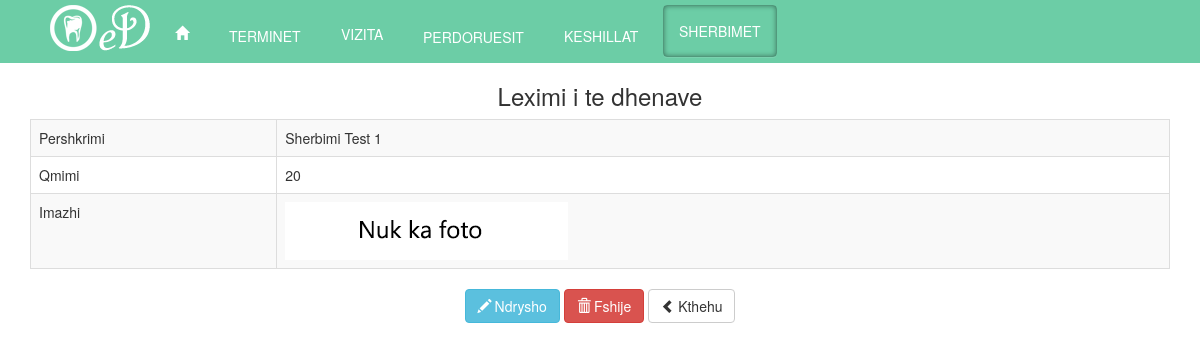
Before: /admin/CRUDsh/read.php?id=8 (signed in) with the older database file.
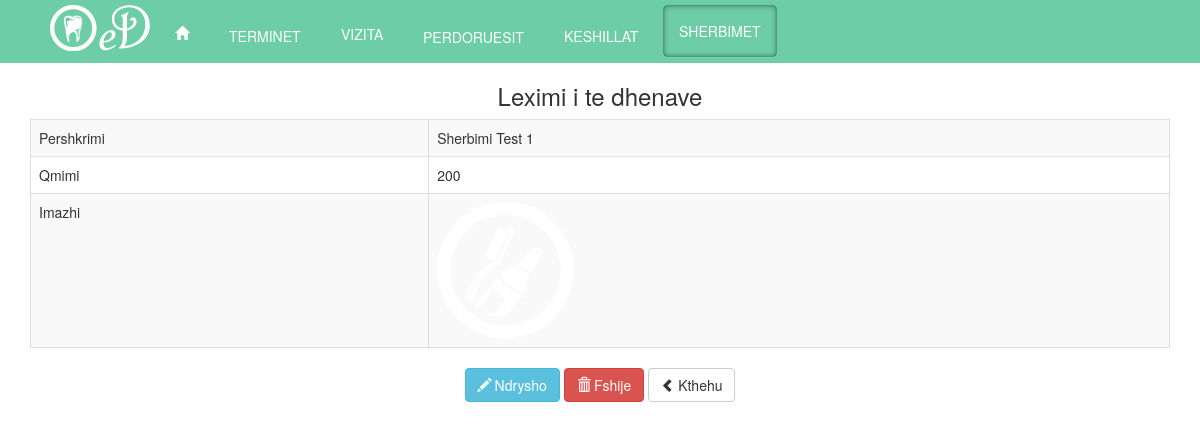
After: the same page with the newer database file.
### tables this page shows
CREATE TABLE `services` (
  `id` int(11) NOT NULL,
  `photo` varchar(100) NOT NULL,
  `description` varchar(100) NOT NULL,
  `price` varchar(100) NOT NULL
);

### admin/CRUDsh/read.php (the view, shortened to what this page needs)
<?php
if(!isset($_SESSION['logged_in']))
 {
     $message = "Nuk keni akses.";
     echo "<script type='text/javascript'>alert('$message');</script>" ;
      header("refresh:0 url=../index.php");
 }
 else if($_SESSION['mof'] == 0)
 {
      $message = "Nuk keni akses.";
     echo "<script type='text/javascript'>alert('$message');</script>" ;
      header("refresh:0 url=../index.php");
 }
 else{
$Tpershkrimi =null;
$Tqmimi =null;
$Timazhi = null;
 $id= null;
    if ( !empty($_GET['id'])) {
        $id = $_REQUEST['id'];
    }
    if ( null==$id ) {
       $message = "Te dhenat nuk u gjeten.";
                        echo "<script type='text/javascript'>alert('$message');</script>" ;
        header("refresh:0 url=../index.php");
    } else {
   $selektimi = "SELECT * FROM services WHERE id='".$id."' ";
		$result = mysql_query($selektimi) or die ('invalid query:'. mysql_error());
                       while($row = mysql_fetch_array($result))
		{
			list( $id, $photo,  $description, $price )=$row;
                       $Tpershkrimi = $description;
                        $Tqmimi =$price;
                      $Timazhi = $photo;
                }
    }
?>
<!DOCTYPE html>
<html>
    <head>
	<link rel="stylesheet" type="text/css" href="../../css/mystyle.css">
	<link rel="stylesheet" type="text/css" href="../../css/hover.css">
    <link href="../../css/bootstrap.min.css" rel="stylesheet">
     <link rel="stylesheet" href="//code.jquery.com/ui/1.12.1/themes/base/jquery-ui.css">
    </head>
    <body>
    <div class = "navbar navbar-inverse navbar-fixed-top" id="header" >
       <div class = "container">
       <div class="navbar-header">
           <a class="navbar-brand" href= "../index.php?faqe=home" id="logo"></a>
       </div>
		   <div class="collapse navbar-collapse" id="navbar-collapse">
		   <ul class ="nav navbar-nav">
                       <li><a href="../index.php" class="hvr-underline-from-left" id="links"
                                 ><span      class="glyphicon glyphicon-home"></span></a></li>
                    <li><a href="../?admin=terminet" class="hvr-underline-from-left"id="links"> TERMINET</a></li>
                     <li><a href="../?admin=vizita" class="hvr-underline-from-left"id="links">VIZITA </a></li>
                    <li><a href="../?admin=userat" class="hvr-underline-from-left"id="links">PERDORUESIT </a></li>
                    <li><a href="../?admin=keshillat" class="hvr-underline-from-left"id="links">KESHILLAT </a></li>
                    <li><a href="../?admin=sherbimet" class="hvr-underline-from-left" id="active">SHERBIMET</a></li>
                 </ul>
             </div>
        </div>
    </div>
    <div class ="container" id="content" align="center">
                <div class="span10 offset1">
                    <div class="row">
                        <h3>Leximi i te dhenave</h3>
                    </div>
                         <table class="table table-striped table-bordered">
        <tbody>
            <tr>
                <td>Pershkrimi</td>
                <td><?php echo $Tpershkrimi ?></td>
            </tr>
            <tr>
                <td>Qmimi</td>
                <td><?php echo $Tqmimi?></td>
            </tr>
            <tr>
                <td>Imazhi</td>
                <td><img class="img-responsive" src="../../<?php echo  $Timazhi ?>" ></td>
            </tr>
        </tbody>
    </table>
                     <div class='row'>
                            <a class="btn btn-info   "href="update.php?id=<?php echo $id ?>"><span class="glyphicon glyphicon-pencil">&thinsp;</span>Ndrysho</a>
                        <a class="btn btn-danger" href="delete.php?id=<?php echo $id ?>" ><span class="glyphicon glyphicon-trash">&thinsp;</span>Fshije</a>
                        <a href="../?admin=sherbimet" class="btn btn-default"><span class="glyphicon glyphicon-chevron-left">&thinsp;</span>Kthehu</a>
                </div>
                    </div>
                </div>
  </body>
 <?php }

Changed rows visible on the page:
changed services "Sherbimi Test 1": price "20" → "200"; photo: picture added in place of a placeholder
